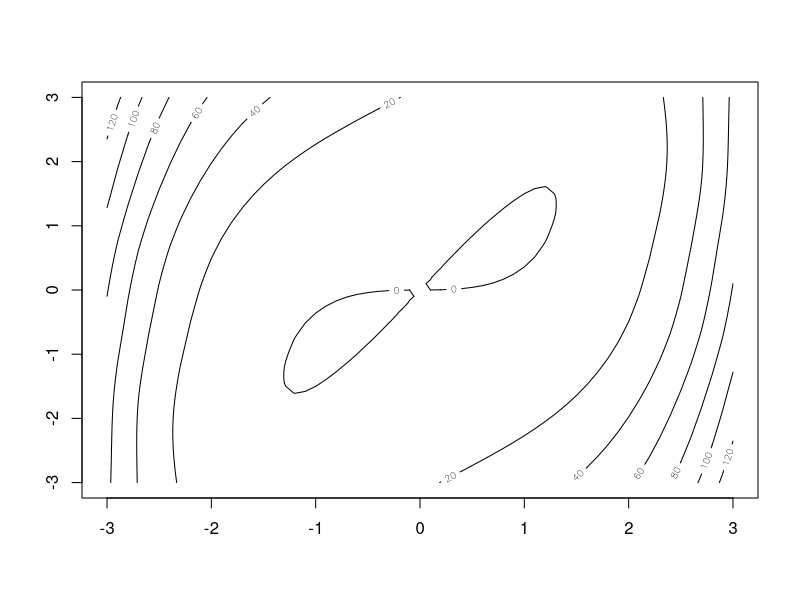
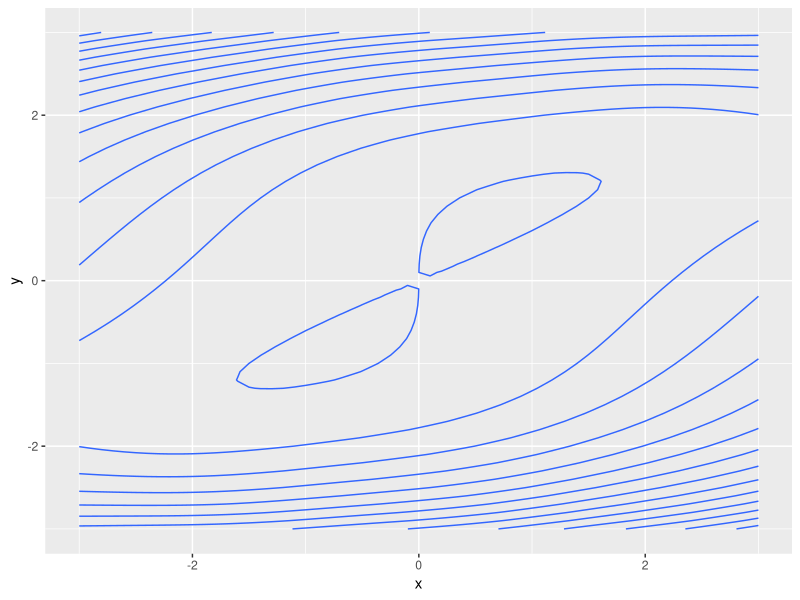
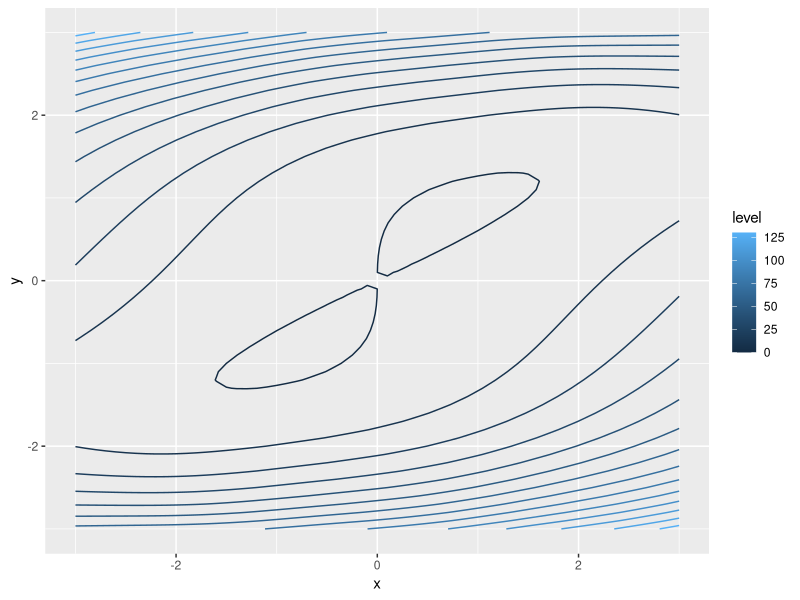
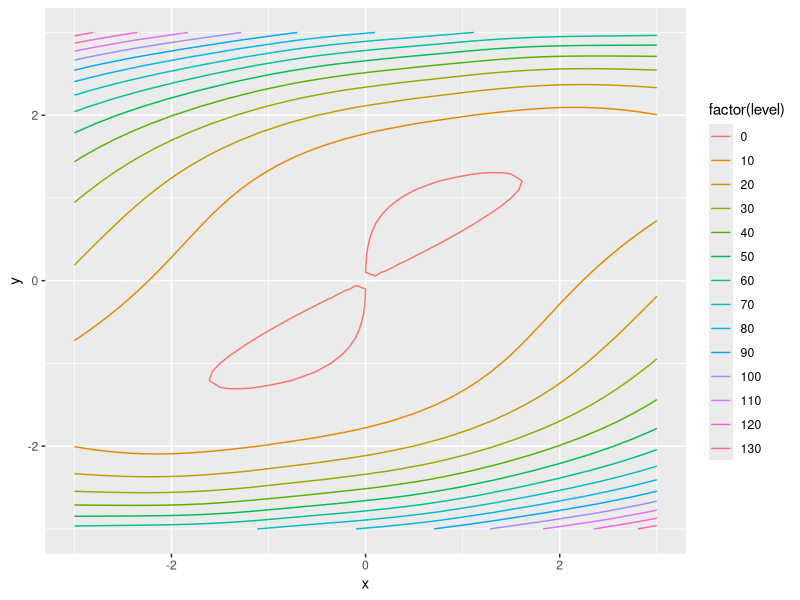

These figures' R source, in order:
library(ggplot2)

# with contour
fn <- function(x,y){
#  z = x^2 + y^2 - -2*x + 3*y+ sin(x^2+y^2)
  z = 2*x^2 +y^4 - 4*x*y + .5*sin(x*y)
    return(z)
}
x <- seq(-3,3, by = 0.1)
y <- seq(-3,3, by = 0.1)
z <- matrix(nrow = length(y),ncol = length(x))
for(i in 1:length(x)){
  for(j in 1:length(y)){
    z[j,i] = fn(x[i],y[j])
  }
}
contour(x,y,z, nlevels = 8)

# ggplot
contour_data <- data.frame(x = numeric(0), y = numeric(0), z = numeric(0))
for(i in 1:length(x)){
  for(j in 1:length(y)){
    contour_data[nrow(contour_data) + 1,] = c(x=x[i],y=y[j],z=fn(x[i],y[j]))
  }
}

ggplot(data = contour_data, aes(x = x, y = y)) + geom_contour(aes(z = z))


# ggplot with more options
ggplot(data = contour_data, aes(x = x, y = y)) + geom_contour(aes(z = z, color = stat(level)))

ggplot(data = contour_data, aes(x = x, y = y)) + geom_contour(aes(z = z, color = factor(..level..)))
